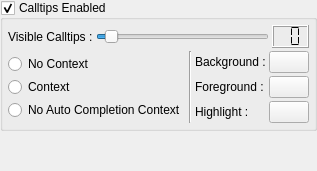
     <widget class="QWidget" name="pCalltips">
      <layout class="QVBoxLayout">
       <property name="spacing">
        <number>3</number>
       </property>
       <property name="margin">
        <number>0</number>
       </property>
       <item>
        <widget class="QGroupBox" name="gbCalltipsEnabled">
         <property name="title">
          <string>Calltips Enabled</string>
         </property>
         <property name="checkable">
          <bool>true</bool>
         </property>
         <layout class="QVBoxLayout">
          <property name="spacing">
           <number>3</number>
          </property>
          <property name="margin">
           <number>5</number>
          </property>
          <item>
           <layout class="QHBoxLayout">
            <property name="spacing">
             <number>3</number>
            </property>
            <item>
             <widget class="QLabel" name="lCallTipsVisible">
              <property name="text">
               <string>Visible Calltips :</string>
              </property>
             </widget>
            </item>
            <item>
             <widget class="QSlider" name="sCallTipsVisible">
              <property name="sizePolicy">
               <sizepolicy hsizetype="Expanding" vsizetype="Fixed">
                <horstretch>0</horstretch>
                <verstretch>0</verstretch>
               </sizepolicy>
              </property>
              <property name="minimum">
               <number>-1</number>
              </property>
              <property name="maximum">
               <number>20</number>
              </property>
              <property name="pageStep">
               <number>2</number>
              </property>
              <property name="orientation">
               <enum>Qt::Horizontal</enum>
              </property>
              <property name="tickInterval">
               <number>1</number>
              </property>
             </widget>
            </item>
            <item>
             <widget class="QLCDNumber" name="lnCallTipsVisible">
              <property name="sizePolicy">
               <sizepolicy hsizetype="Fixed" vsizetype="Fixed">
                <horstretch>0</horstretch>
                <verstretch>0</verstretch>
               </sizepolicy>
              </property>
              <property name="numDigits">
               <number>2</number>
              </property>
              <property name="segmentStyle">
               <enum>QLCDNumber::Flat</enum>
              </property>
             </widget>
            </item>
           </layout>
          </item>
          <item>
           <layout class="QHBoxLayout">
            <property name="spacing">
             <number>3</number>
            </property>
            <item>
             <layout class="QVBoxLayout">
              <property name="spacing">
               <number>0</number>
              </property>
              <item>
               <widget class="QRadioButton" name="rbCallTipsNoContext">
                <property name="text">
                 <string>No Context</string>
                </property>
               </widget>
              </item>
              <item>
               <widget class="QRadioButton" name="rbCallTipsContext">
                <property name="text">
                 <string>Context </string>
                </property>
               </widget>
              </item>
              <item>
               <widget class="QRadioButton" name="rbCallTipsNoAutoCompletionContext">
                <property name="text">
                 <string>No Auto Completion Context</string>
                </property>
               </widget>
              </item>
             </layout>
            </item>
            <item>
             <widget class="Line" name="lCalltipsVertical">
              <property name="orientation">
               <enum>Qt::Vertical</enum>
              </property>
             </widget>
            </item>
            <item>
             <layout class="QGridLayout">
              <property name="spacing">
               <number>3</number>
              </property>
              <item row="2" column="0">
               <widget class="QLabel" name="lCalltipsHighlight">
                <property name="text">
                 <string>Highlight :</string>
                </property>
               </widget>
              </item>
              <item row="1" column="0">
               <widget class="QLabel" name="lCalltipsForeground">
                <property name="text">
                 <string>Foreground :</string>
                </property>
               </widget>
              </item>
              <item row="2" column="1">
               <widget class="pColorButton" name="tbCalltipsHighlight">
                <property name="sizePolicy">
                 <sizepolicy hsizetype="Fixed" vsizetype="Fixed">
                  <horstretch>0</horstretch>
                  <verstretch>0</verstretch>
                 </sizepolicy>
                </property>
               </widget>
              </item>
              <item row="0" column="1">
               <widget class="pColorButton" name="tbCalltipsBackground">
                <property name="sizePolicy">
                 <sizepolicy hsizetype="Fixed" vsizetype="Fixed">
                  <horstretch>0</horstretch>
                  <verstretch>0</verstretch>
                 </sizepolicy>
                </property>
               </widget>
              </item>
              <item row="0" column="0">
               <widget class="QLabel" name="lCalltipsBackground">
                <property name="text">
                 <string>Background :</string>
                </property>
               </widget>
              </item>
              <item row="1" column="1">
               <widget class="pColorButton" name="tbCalltipsForeground">
                <property name="sizePolicy">
                 <sizepolicy hsizetype="Fixed" vsizetype="Fixed">
                  <horstretch>0</horstretch>
                  <verstretch>0</verstretch>
                 </sizepolicy>
                </property>
               </widget>
              </item>
             </layout>
            </item>
           </layout>
          </item>
         </layout>
        </widget>
       </item>
       <item>
        <spacer>
         <property name="orientation">
          <enum>Qt::Vertical</enum>
         </property>
         <property name="sizeHint" stdset="0">
          <size>
           <width>20</width>
           <height>40</height>
          </size>
         </property>
        </spacer>
       </item>
      </layout>
     </widget>
